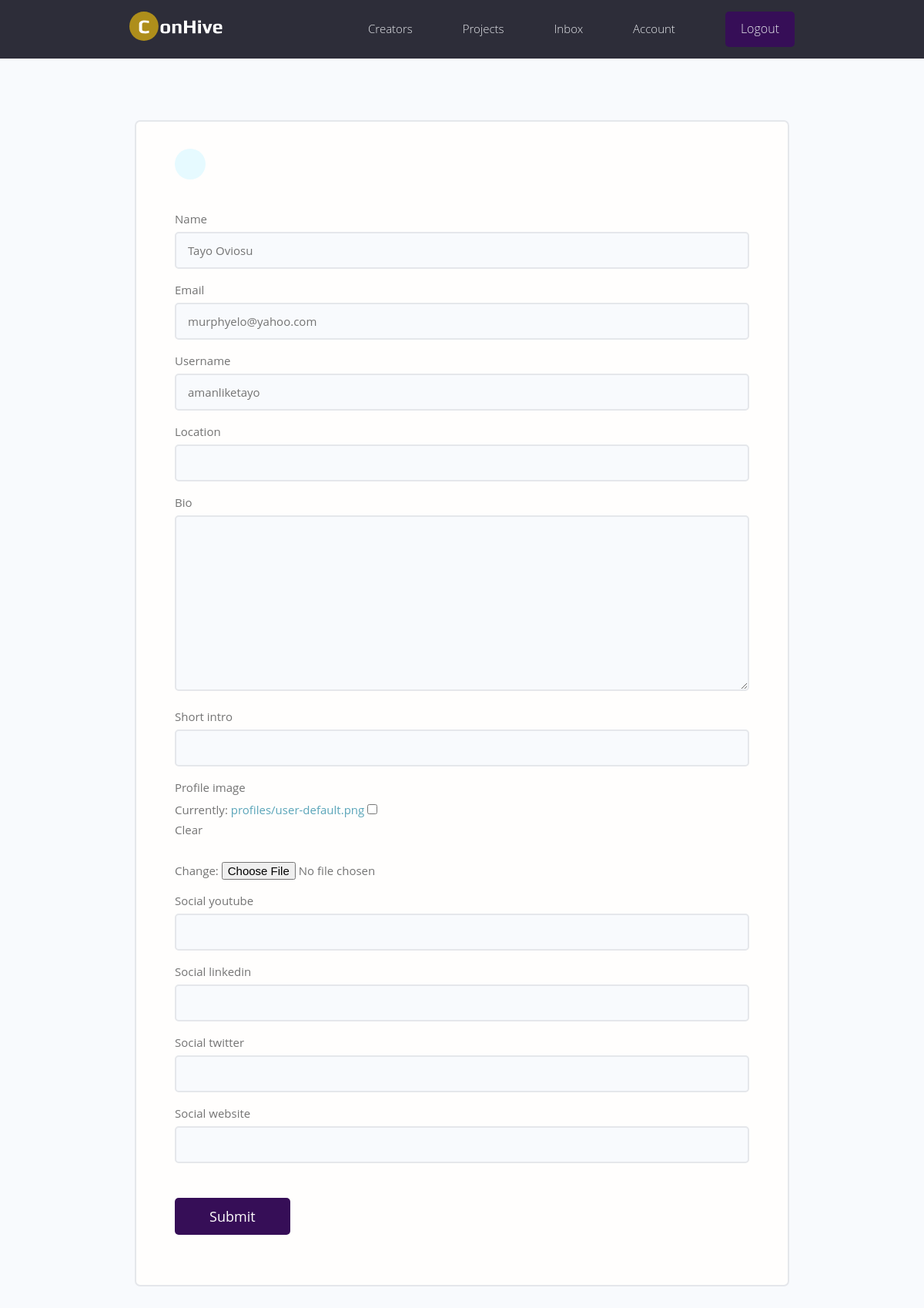
The app's page /edit-account/ (signed in) with its own data.
### users/models.py (models this page shows, shortened)
class Profile(models.Model):
    user = models.OneToOneField(
        User, on_delete=models.CASCADE, null=True, blank=True)
    name = models.CharField(max_length=200, blank=True, null=True)
    email = models.EmailField(max_length=500, blank=True, null=True)
    username = models.CharField(max_length=200, blank=True, null=True)
    location = models.CharField(max_length=200, blank=True, null=True)
    short_intro = models.CharField(max_length=200, blank=True, null=True)
    bio = models.TextField(blank=True, null=True)
    profile_image = models.ImageField(
        null=True, blank=True, upload_to='profiles/', default="profiles/profile-user.png")
    social_twitter = models.CharField(max_length=200, blank=True, null=True)
    social_linkedin = models.CharField(max_length=200, blank=True, null=True)
    social_youtube = models.CharField(max_length=200, blank=True, null=True)
    social_website = models.CharField(max_length=200, blank=True, null=True)
    created = models.DateTimeField(auto_now_add=True)
    id = models.UUIDField(default=uuid.uuid4, unique=True,
                          primary_key=True, editable=False)
    class Meta:
        ordering = ['created']

### users/views.py (the view)
# urls.py: path('edit-account/', views.editAccount, name="edit-account"),
@login_required(login_url='login')
def editAccount(request):
    profile = request.user.profile
    form = ProfileForm(instance=profile)
    if request.method == 'POST':
        form = ProfileForm(request.POST, request.FILES, instance=profile)
        if form.is_valid():
            form.save()
            return redirect('account')
    context = {'form': form}
    return render(request, 'users/profile_form.html', context)

### users/forms.py
class ProfileForm(ModelForm):
    class Meta:
        model = Profile
        fields = ['name', 'email', 'username',
                  'location', 'bio', 'short_intro', 'profile_image',
                  'social_youtube', 'social_linkedin', 'social_twitter',
                   'social_website']
    def __init__(self, *args, **kwargs):
        super(ProfileForm, self).__init__(*args, **kwargs)
        for name, field in self.fields.items():
            field.widget.attrs.update({'class': 'input'})

### users/templates/users/profile_form.html (shortened to what this page needs)
{% extends 'main.html' %}
{% block content %}
<main class="formPage my-xl">
    <div class="content-box">
        <div class="formWrapper">
            <a class="backButton" href="{% url 'account' %}"></a>
            <br>
            <form class="form" method="POST" action="{% url 'edit-account' %}" enctype="multipart/form-data">
                {% for field in form %}
                <div class="form__field">
                    <label for="formInput#text">{{field.label}}</label>
                    {{field}}
                </div>
                {% endfor %}
                <input class="btn btn--sub btn--lg  my-md" type="submit" value="Submit" />
            </form>
        </div>
    </div>
</main>
{% endblock content %}

### static/styles/app.css (style rules this page uses)
:root { --color-sub: #2d2d39; }
.btn--sub { background-color: var(--color-sub-light); }
.content-box { width: 95%; max-width: 85rem; margin: 0 auto; }
.backButton { background: var(--color-main-light); color: var(--color-main); width: 4rem; height: 4rem; display: flex; align-items: center; justify-content: center; border-radius: 50%; }
.formPage .formWrapper { list-style: none; background: var(--color-white); padding: 3.5rem 5rem; border: 2px solid var(--color-light); border-radius: 0.7rem; }

### static/uikit/styles/modules/_variables.css (style rules this page uses)
:root { --color-main: #5aa5b9; --color-main-light: #e6faff; --color-sub: #560E2C; --color-sub-light: #360E57; --color-sub-lighter: #F7CDDE; --color-text: #737373; --color-gray: #8b8b8b; --color-light: #e5e7eb; --color-light-gray: #767676; --color-bg: #f8fafd; --color-white: #fffefd; --color-white-light: #f3f3f3; --color-success: #359e64; --color-success-bg: #def8e8; --color-error: #fc4b0b; --color-error-bg: #fff2ee; --font-base: 'Open Sans', arial, helvetica, 'Segoe UI', roboto, ubuntu, sans-serif; --font-monospace: 'Fira Code', 'Courier New', courier, monospace; --font-regular: 300; --font-medium: 500; --font-bold: 700; --generic-shadow: 1px 1px 5px #00000010; --generic-transition: all 0.3s ease-in-out; }

### static/uikit/styles/modules/_base.css (style rules this page uses)
* { margin: 0; padding: 0; box-sizing: border-box; text-rendering: optimizeLegibility; color: inherit; font-size: inherit; }
html { font-size: 50%; }
@media only screen and (min-width: 480px) { html { font-size: 56.25%; } }
@media only screen and (min-width: 1200px) { html { font-size: 62.5%; } }
body { line-height: 1.6; font-weight: 400; font-size: 1.5rem; color: var(--color-text); background-color: var(--color-bg); min-height: 100vh; }

### static/uikit/styles/modules/_typography.css (style rules this page uses)
* { font-family: var(--font-base); }
a { padding-bottom: 2px; text-decoration: none; display: inline-block; color: var(--color-main); font-weight: var(--font-medium); }

### static/uikit/styles/modules/_utilities.css (style rules this page uses)
.my-md { margin: 3rem auto; }
.my-xl { margin: 8rem auto; }

### static/uikit/styles/modules/_button.css (style rules this page uses)
.btn { display: inline-block; position: relative; cursor: pointer; background-color: var(--color-light); font-weight: var(--font-medium); color: var(--color-sub); text-decoration: none; padding: 1rem 2rem; border-radius: 0.5rem; border: none; width: -webkit-fit-content; width: -moz-fit-content; width: fit-content; height: -webkit-fit-content; height: -moz-fit-content; height: fit-content; font-size: 1.6rem; outline-width: 0; outline-color: transparent; -webkit-backface-visibility: hidden; backface-visibility: hidden; transition: all 0.3s ease-in-out; }
.btn--sub { background-color: var(--color-sub); color: var(--color-white); }
.btn--lg { font-size: 1.8rem; padding: 1.2rem 4.5rem; }

### static/uikit/styles/modules/_form.css (style rules this page uses)
.form { display: block; }
.form__field { margin-top: 1.5rem; margin-bottom: 1.5rem; }
.form__label, .form__field > label { display: block; margin-bottom: 0.5rem; color: var(--color-text); }
input.input[type='text'], input.input[type='email'], input.input[type='password'], input.input[type='number'], select.input, textarea.input { min-width: 24rem; width: 100%; padding: 1.2rem 1.5rem; border-radius: 0.5rem; border: 2px solid var(--color-light); transition: all 0.3s ease-in-out; background-color: var(--color-bg); }

### records on screen
Profile: form "Tayo Oviosu" "murphyelo@yahoo.com" "amanliketayo"

### other values on screen
{{ field.label }} "Name" "Email" "Username" "Location" "Bio" "Short intro" "Profile image" "Social youtube" "Social linkedin" "Social twitter" "Social website"
